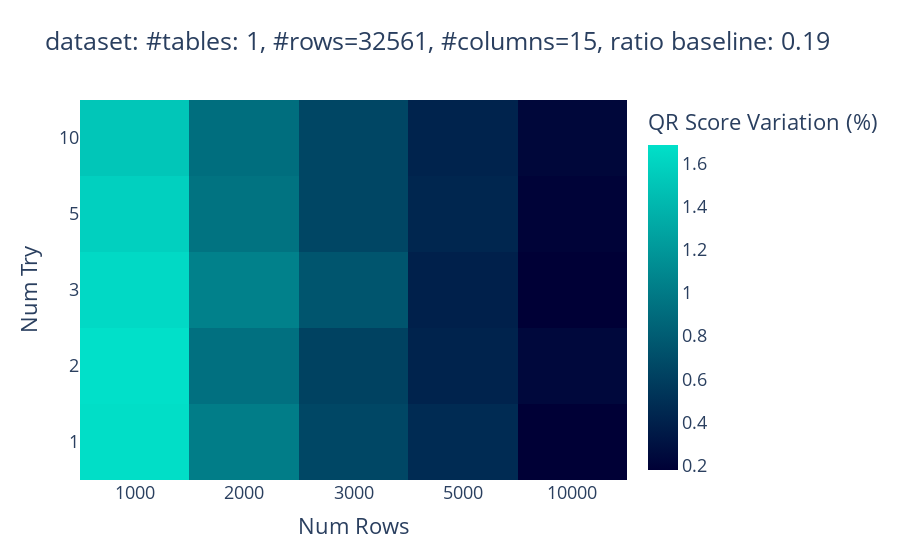

The code cell stored with this chart in its notebook:
### Code cell
heatmap_data = diff_result.pivot(columns='Num Rows Normalized', index='Num Try Normalized', values='Relative Score Fluctuation QR')
heatmap_data = heatmap_data.sort_index(ascending=False)
heatmap_data.reset_index(drop=True, inplace=True)

title = f'dataset: #tables: 1, #rows={total_rows}, #columns={len(data.columns)}, ratio baseline: {ratio_baseline:.2f}'

fig = px.imshow(
    heatmap_data,
    title=title,
    aspect="auto",
    labels=dict(color="QR Score Variation (%)"),
)
fig.update_layout(
    coloraxis={'colorscale': [PlotConfig.DATACEBO_DARK, PlotConfig.DATACEBO_GREEN]},
    font={'size': PlotConfig.FONT_SIZE},
    xaxis=dict(
        title='Num Rows',
        tickmode='array',
        tickvals=list(range(len(num_rows_mapping))),
        ticktext=[str(val) for val in num_rows_mapping.keys()],
    ),
    yaxis=dict(
        title='Num Try',
        tickmode='array',
        tickvals=list(reversed(range(len(num_tries_mapping)))),
        ticktext=[str(val) for val in (num_tries_mapping.keys())],
    )
)

fig.show()

### Figure 1 — Plotly figure (JSON) as saved in the notebook; plotly's stock layout.template omitted (floating-point values rounded to 4 significant figures)
{"data": [{"coloraxis": "coloraxis", "hovertemplate": "Num Rows Normalized: %{x}<br>y: %{y}<br>QR Score Variation (%): %{z}<extra></extra>", "name": "0", "type": "heatmap", "x": [0, 1, 2, 3, 4], "xaxis": "x", "y": [0, 1, 2, 3, 4], "yaxis": "y", "z": [[1.507, 0.9193, 0.6484, 0.4182, 0.2264], [1.579, 0.9512, 0.6493, 0.4339, 0.2018], [1.639, 1.046, 0.7489, 0.3975, 0.1808], [1.684, 0.9358, 0.624, 0.4155, 0.2376], [1.669, 1.02, 0.6593, 0.4727, 0.1824]]}], "layout": {"coloraxis": {"colorbar": {"title": {"text": "QR Score Variation (%)"}}, "colorscale": [[0, "#000036"], [1, "#01E0C9"]]}, "font": {"size": 18}, "title": {"text": "dataset: #tables: 1, #rows=32561, #columns=15, ratio baseline: 0.19"}, "xaxis": {"anchor": "y", "domain": [0, 1], "tickmode": "array", "ticktext": ["1000", "2000", "3000", "5000", "10000"], "tickvals": [0, 1, 2, 3, 4], "title": {"text": "Num Rows"}}, "yaxis": {"anchor": "x", "autorange": "reversed", "domain": [0, 1], "tickmode": "array", "ticktext": ["1", "2", "3", "5", "10"], "tickvals": [4, 3, 2, 1, 0], "title": {"text": "Num Try"}}}}
